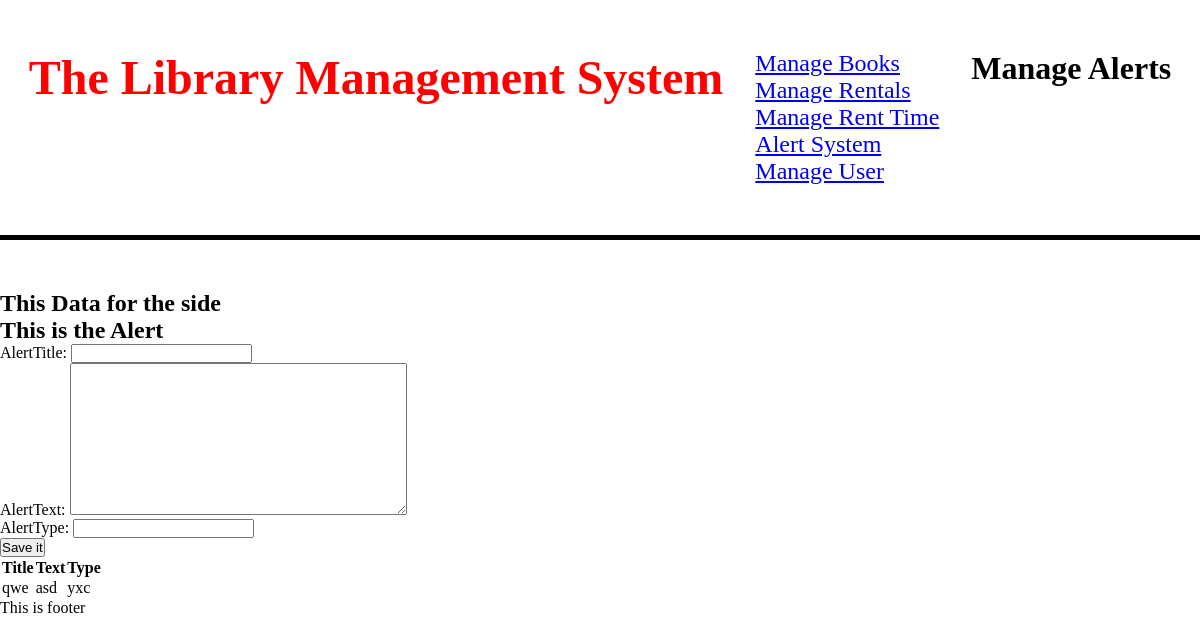
The page /manageAlerts on the database as committed earlier.
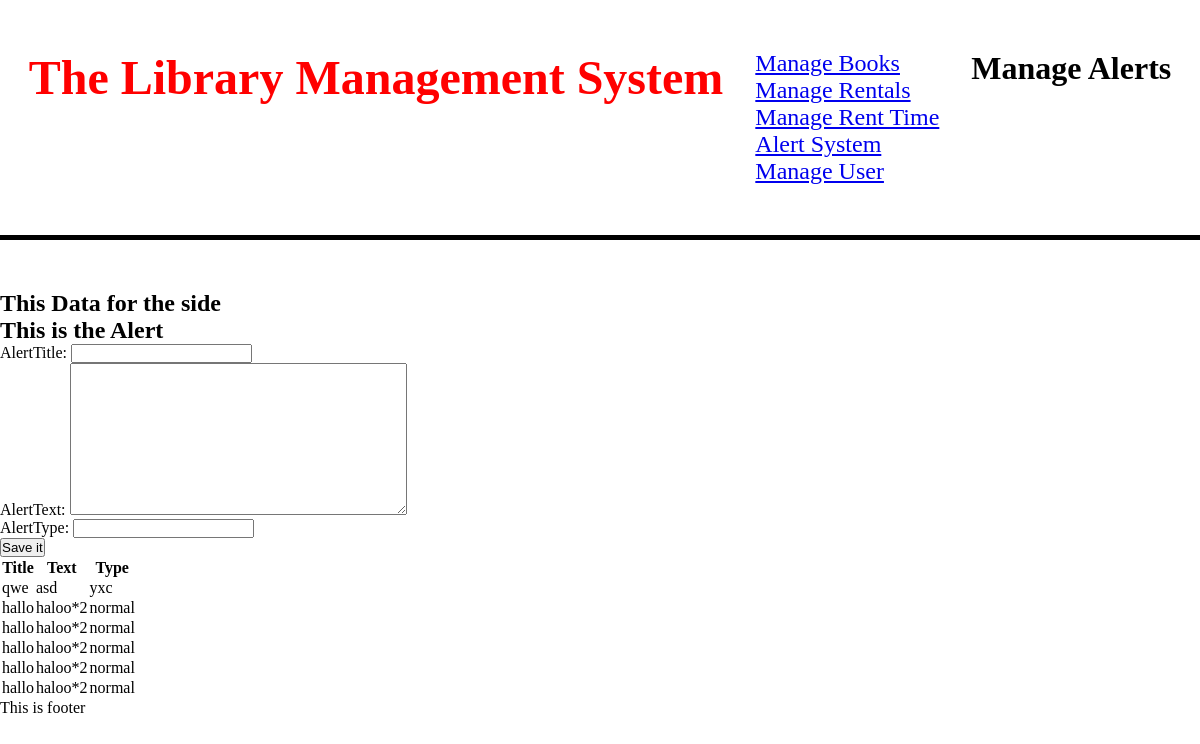
The same page on the database as committed later.
### alertSystem/models.py (models this page shows)
class alert(models.Model):
    id = models.IntegerField(primary_key=True)
    alertTitle = models.CharField(max_length=150)
    alertText = models.TextField()
    alertType = models.CharField(max_length=15)
    alertTimestamp = models.DateTimeField(auto_now = True)
    isActive = models.BooleanField(default = True)

### alertSystem/views.py (the view)
# urls.py: path('manageAlerts', alert_views.manageAlerts, name='alerts'),
def manageAlerts(request):
    data = alert.objects.all()
    if request.method == 'POST':
        form = alertForm(request.POST)
        if form.is_valid():
            form.save()
    context ={'alerts': alertForm,
               'alertDB':data}
    return render(request,'manageAlertsLMS.html', context )

### template/manageAlertsLMS.html (shortened to what this page needs)
{% extends 'base.html' %}
{% load static %}
{% block title %}
<h1>Manage Alerts </h1>
{% endblock %}
{% block side %}
<h2>This Data for the side </h2>
{% endblock %}
{% block content %}
<h2>This is the Alert </h2>
<form method="POST">
    {{alerts}}
    <button type="submit">Save it</button>
</form>
<div>
    <table>
    <th>Title</th><th>Text</th><th>Type</th>
    {% for i in alertDB %}
    <tr><td>{{ i.alertTitle}}</td><td>{{ i.alertText}}</td><td>{{ i.alertType}}</td></tr>
    {% endfor %}
</table>
</div>
{% endblock %}

### template/base.html (shortened to what this page needs)
{% load static %}
<!DOCTYPE html>
<html lang="en">
<head>
<body>
</head>
    <header>
        <div class="main">
            <h1>The Library Management System</h1>
        </div>
        <div class="nav">
            <a href="{% url 'manage_books' %}">Manage Books</a>
            <a href="{% url 'manage_rentals' %}">Manage Rentals</a>
            <a href="{% url 'manage_time' %}">Manage Rent Time</a>
            <a href="{% url 'alerts' %}">Alert System</a>
            <a href="{% url 'manage_user' %}">Manage User</a>
        </div>
    {% block title %}
    {% endblock %}
    </header>
<div class="sidebar">
    {% block side %}
    {% endblock %}
</div>
{% block content %}
{% endblock %}
</body>
<footer>
    <link rel="stylesheet" href="{% static 'css/style.css' %}">
    This is footer </footer>
</html>

### static/css/style.css (style rules this page uses)
* { margin: 0; padding: 0; box-sizing: border-box; }
header { display: flex; justify-content: center; gap: 32px; margin: 50px 0; padding-bottom: 50px; border-bottom: 5px solid black; }
.main h1 { font-size: 48px; color: red; }
.nav { display: flex; flex-direction: column; }
.nav a { font-size: 24px; }

Rows that differ between the two databases and show on the page:
added alert: alertTitle "hallo", alertText "haloo*2", alertType "normal"
added alert: alertTitle "hallo", alertText "haloo*2", alertType "normal"
added alert: alertTitle "hallo", alertText "haloo*2", alertType "normal"
added alert: alertTitle "hallo", alertText "haloo*2", alertType "normal"
added alert: alertTitle "hallo", alertText "haloo*2", alertType "normal"
